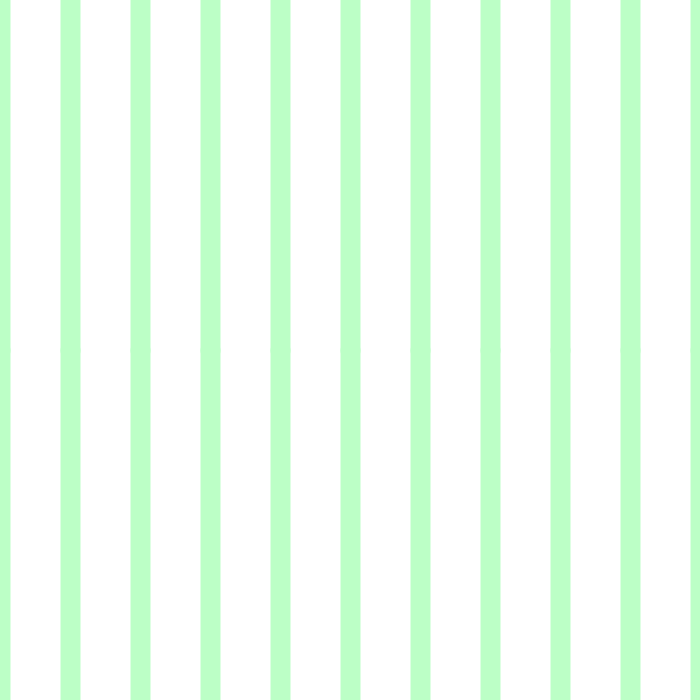
Frame 1 (no input)
Frame 60 (the mouse pressed at the canvas centre just before this capture): identical to frame 1, image omitted
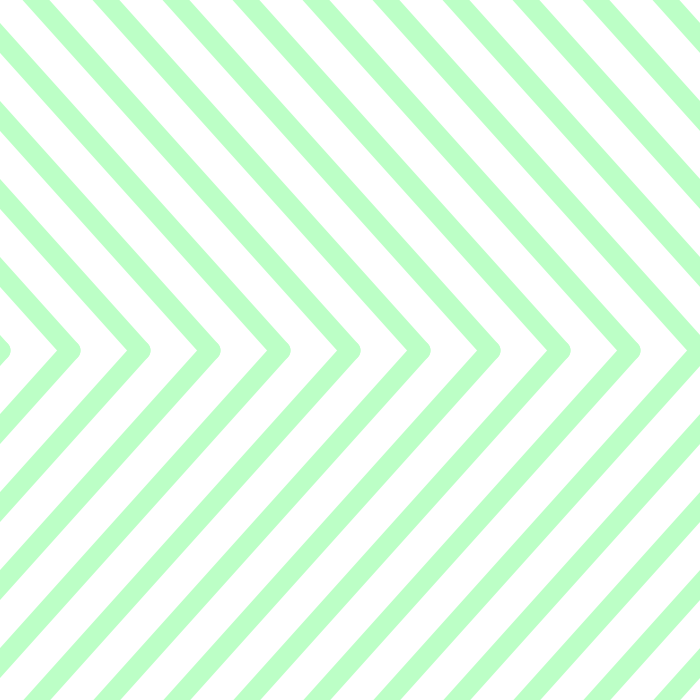
Frame 120 (the mouse held since frame 60 and released just before this capture)

The Processing sketch that drew these frames (run headless with seeded random() and noise(); from frame 60 on, the mouse is pressed at the canvas centre):

// Processing sketch: processing_133553
// ── processing_133553.pde

// Beatriz Bukvic - February 10th, Creative Computing B, Benjamin Bacon

void setup() {
  size(700, 700);
  background(255);
  smooth();
}

void draw() {

  noStroke();
  rect(0, 0, 700, 700);

  stroke(188, 255, 198);
  strokeWeight(20);
  for (int i=-700; i<=700;i=i+70) {
    line(i, -40, mouseX+i, 350);
    line(mouseX+i, 350, i, 740);
  }
}
